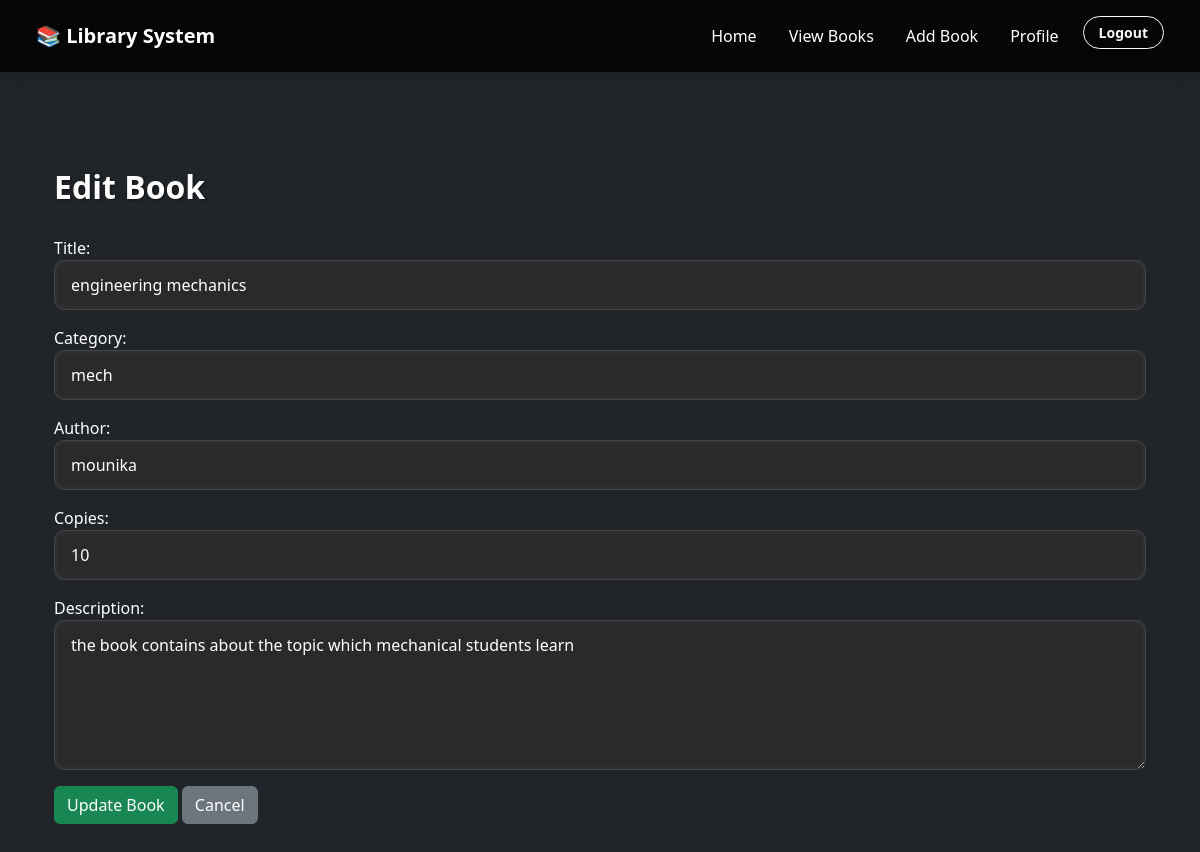
The page /edit-book/5/ (signed in) on the database its author committed.
### LibraryApp/models.py (models this page shows, shortened)
class Book(models.Model):
    title = models.CharField(max_length=255)
    category = models.CharField(max_length=100)  # NEW
    author = models.CharField(max_length=255)
    copies = models.PositiveIntegerField(default=1)  # NEW
    description = models.TextField(blank=True, null=True)
    created_at = models.DateTimeField(auto_now_add=True)
    added_by = models.ForeignKey(User, on_delete=models.CASCADE)

### LibraryApp/views.py (the view)
# urls.py: path('edit-book/<int:book_id>/', views.edit_book, name='edit_book'),
@login_required
def edit_book(request, book_id):
    if request.user.profile.user_type != 'admin':
        return HttpResponseForbidden()
    book = Book.objects.get(id=book_id)
    form = BookForm(request.POST or None, instance=book)
    if request.method == 'POST' and form.is_valid():
        form.save()
        messages.success(request, "Book updated successfully!")
        return redirect('view_books')
    return render(request, 'edit_book.html', {'form': form})

### LibraryApp/forms.py
class BookForm(forms.ModelForm):
    class Meta:
        model = Book
        fields = ['title', 'category', 'author', 'copies', 'description']
    def __init__(self, *args, **kwargs):
        super(BookForm, self).__init__(*args, **kwargs)
        for field_name, field in self.fields.items():
            field.widget.attrs['class'] = 'form-control'
            field.widget.attrs['style'] = 'background-color:#2a2a2a; color:white; border:1px solid #444;'
            field.widget.attrs['placeholder'] = f'Enter {field.label.lower()}'
        self.fields['description'].widget.attrs['rows'] = 5
        self.fields['description'].widget.attrs['style'] += ' height:150px; resize: vertical;'

### LibraryApp/templates/edit_book.html (shortened to what this page needs)
{% extends 'base.html' %}
{% block content %}
<div class="container mt-5 text-white">
    <h2>Edit Book</h2>
    <form method="POST">
        {{ form.as_p }}
        <button type="submit" class="btn btn-success">Update Book</button>
        <a href="{% url 'view_books' %}" class="btn btn-secondary">Cancel</a>
    </form>
</div>
{% endblock %}

### LibraryApp/static/css/custom.css (style rules this page uses)
.form-control { background-color: rgba(255, 255, 255, 0.12); border: 2px solid rgba(0, 0, 0, 0.4); color: #0b0b0b; border-radius: 10px; padding: 12px 16px; transition: all 0.3s ease-in-out; box-shadow: inset 0 0 5px rgba(255, 255, 255, 0.1); }
::placeholder { color: rgba(255, 255, 255, 0.6); font-style: italic; }
h2 { color: #ffffff; font-weight: bold; text-shadow: 1px 1px 3px #00000088; margin-bottom: 30px; }

### rows shown on the page
Book: title "engineering mechanics", category "mech", author "mounika", copies "10", description "the book contains about the topic which mechanical students learn"
